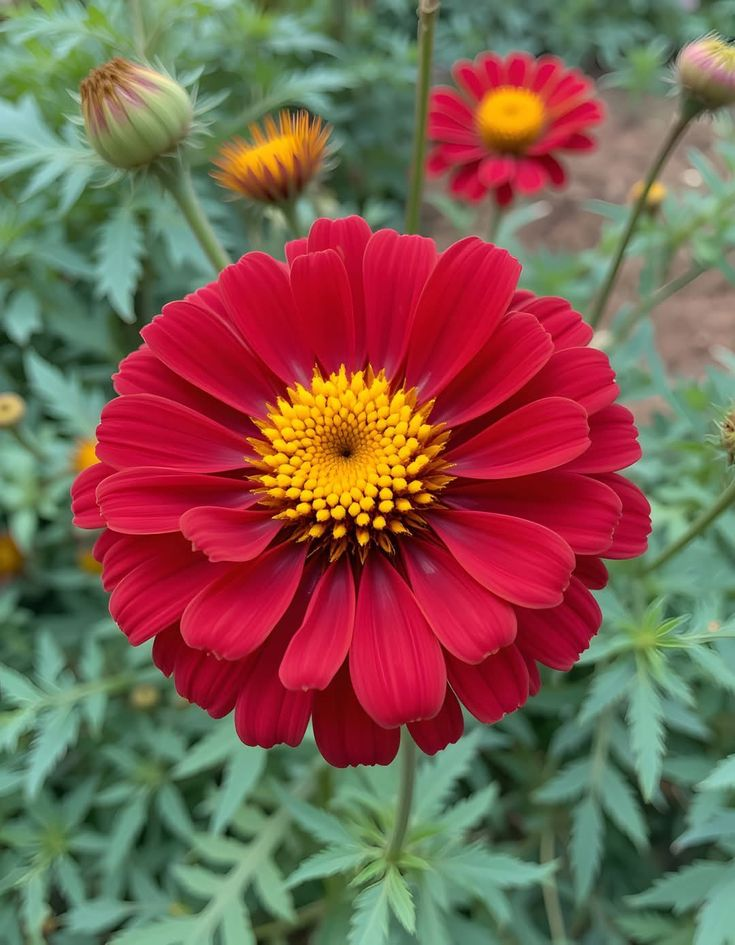
#> input picture DIP/Red Marigold.jpg, 735 x 945 px
$ python '#4.py'
#> lines starting #> are read from the running program, lines starting #| are printed output that depends on the picture
#a AND
import cv2
import matplotlib.pyplot as plt

img1 = cv2.imread("Red Marigold.jpg")
#> img1 is the input picture: shape (945, 735, 3); mean B, G, R 79.7, 93.5, 126.5
img2 = cv2.imread("Sunflower.jpg")
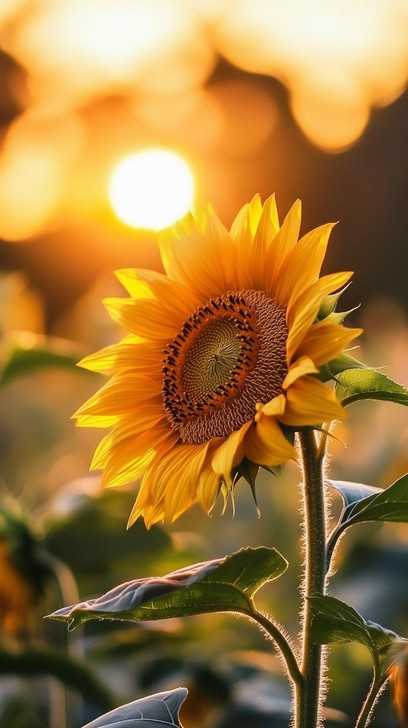
#> input picture DIP/Sunflower.jpg, 408 x 728 px
#> img2 is the input picture: shape (728, 408, 3); mean B, G, R 60.8, 121.6, 161.7

if img1 is None:
    print("Red Marigold.jpg not found")
elif img2 is None:
    print("Sunflower.jpg not found")
else:
    img2_resized = cv2.resize(img2, (img1.shape[1], img1.shape[0]))
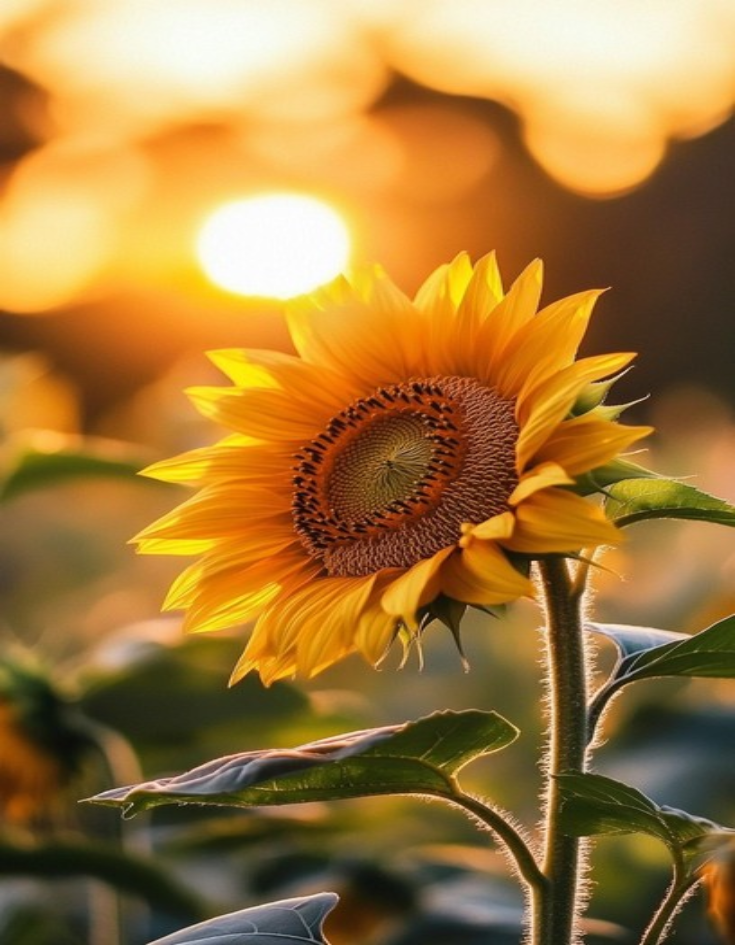
#> img2_resized: shape (945, 735, 3); mean B, G, R 60.7, 121.5, 161.6
    result = cv2.bitwise_and(img1, img2_resized)
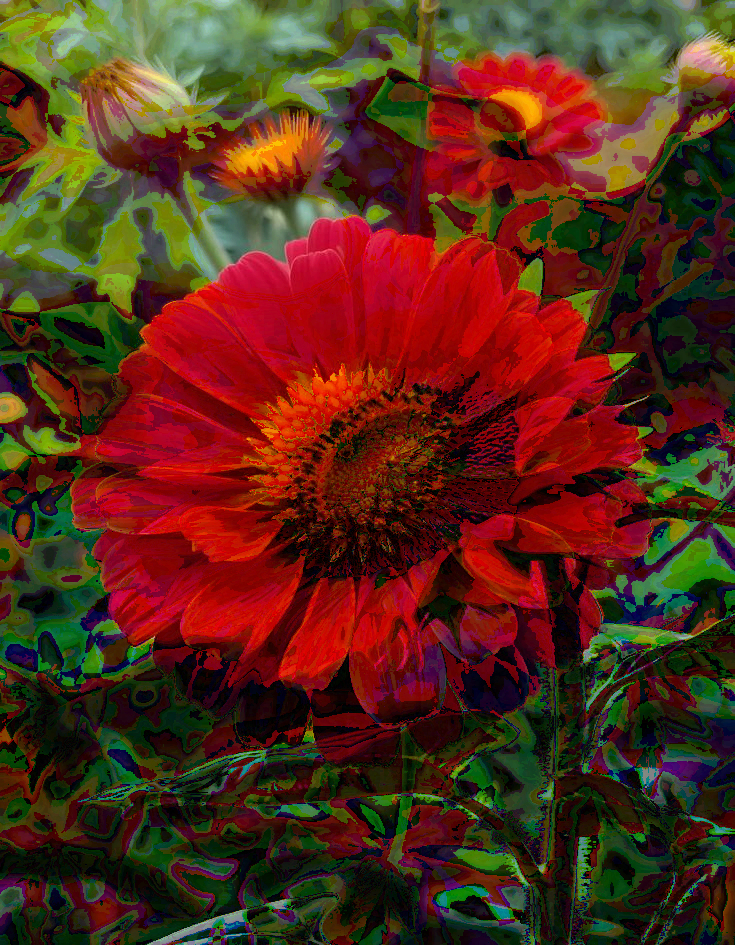
#> result: shape (945, 735, 3); mean B, G, R 25.4, 43.7, 86.6

    plt.figure(figsize=(12, 5))

    plt.subplot(1, 3, 1)
    plt.imshow(cv2.cvtColor(img1, cv2.COLOR_BGR2RGB))
    plt.title("Image 1: Red Marigold")
    plt.axis("on")

    plt.subplot(1, 3, 2)
    plt.imshow(cv2.cvtColor(img2_resized, cv2.COLOR_BGR2RGB))
    plt.title("Image 2: Sunflower (Resized)")
    plt.axis("on")

    plt.subplot(1, 3, 3)
    plt.imshow(cv2.cvtColor(result, cv2.COLOR_BGR2RGB))
    plt.title("4(a) Bitwise AND")
    plt.axis("on")

    plt.tight_layout()
    plt.show()

#b OR
import cv2
import matplotlib.pyplot as plt

img1 = cv2.imread("Red Marigold.jpg")
img2 = cv2.imread("Sunflower.jpg")

if img1 is None:
    print("Red Marigold.jpg not found")
elif img2 is None:
    print("Sunflower.jpg not found")
else:
    img2_resized = cv2.resize(img2, (img1.shape[1], img1.shape[0]))
    result = cv2.bitwise_or(img1, img2_resized)
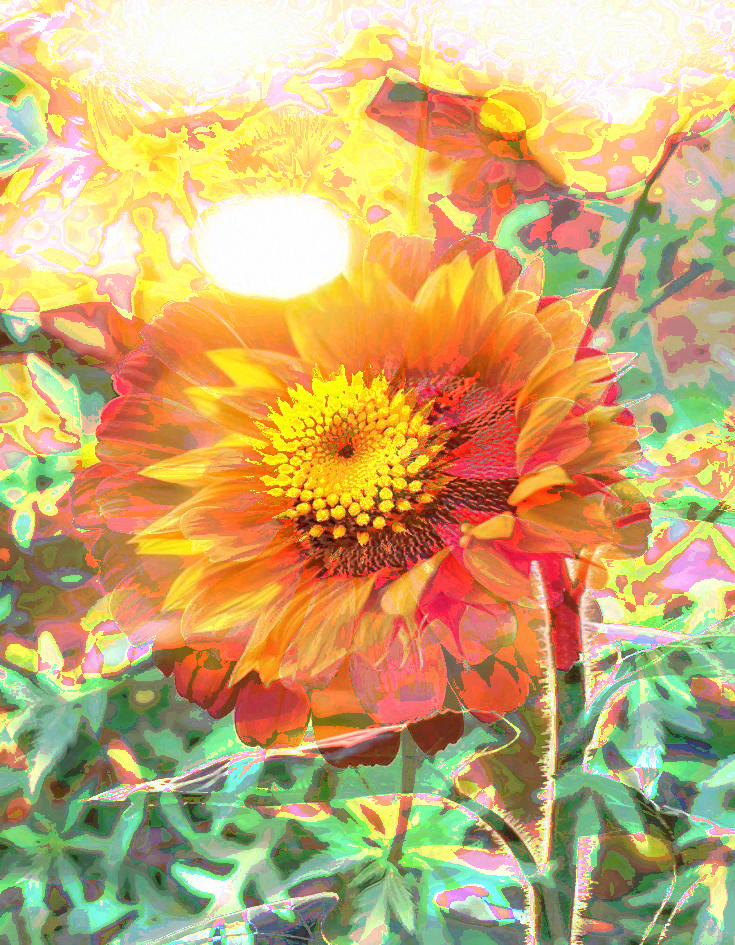
#> result: shape (945, 735, 3); mean B, G, R 115.1, 171.3, 201.4

    plt.figure(figsize=(12, 5))

    plt.subplot(1, 3, 1)
    plt.imshow(cv2.cvtColor(img1, cv2.COLOR_BGR2RGB))
    plt.title("Image 1: Red Marigold")
    plt.axis("on")

    plt.subplot(1, 3, 2)
    plt.imshow(cv2.cvtColor(img2_resized, cv2.COLOR_BGR2RGB))
    plt.title("Image 2: Sunflower (Resized)")
    plt.axis("on")

    plt.subplot(1, 3, 3)
    plt.imshow(cv2.cvtColor(result, cv2.COLOR_BGR2RGB))
    plt.title("4(b) Bitwise OR")
    plt.axis("on")

    plt.tight_layout()
    plt.show()
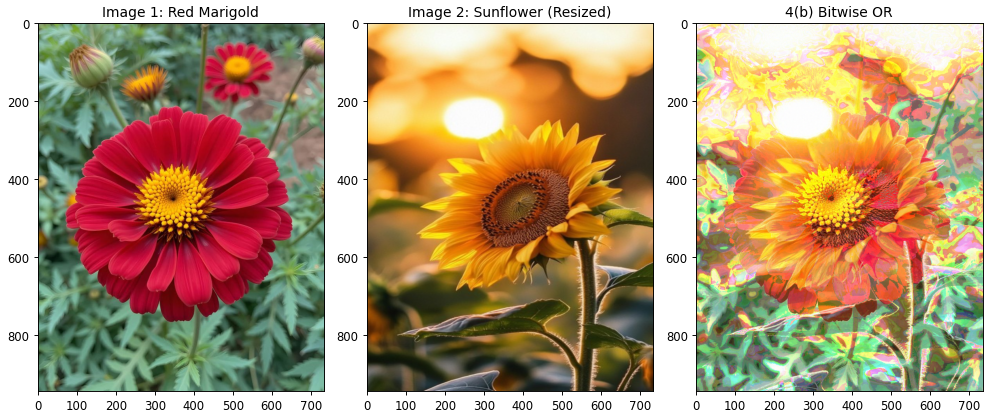
#> figure drawn by matplotlib, 3 panels

#c NOT
import cv2
import matplotlib.pyplot as plt

img = cv2.imread("Sunflower.jpg")

if img is None:
    print("Sunflower.jpg not found")
else:
    result = cv2.bitwise_not(img)
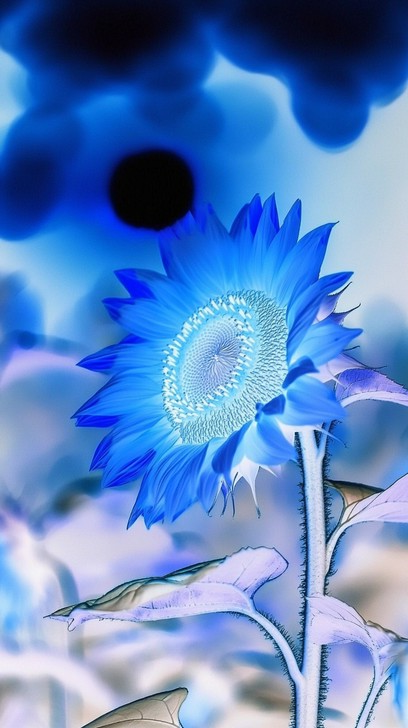
#> result: shape (728, 408, 3); mean B, G, R 194.2, 133.4, 93.3

    plt.figure(figsize=(9, 5))

    plt.subplot(1, 2, 1)
    plt.imshow(cv2.cvtColor(img, cv2.COLOR_BGR2RGB))
    plt.title("Original: Sunflower (408x728)")
    plt.axis("on")

    plt.subplot(1, 2, 2)
    plt.imshow(cv2.cvtColor(result, cv2.COLOR_BGR2RGB))
    plt.title("4(c) Bitwise NOT")
    plt.axis("on")

    plt.tight_layout()
    plt.show()
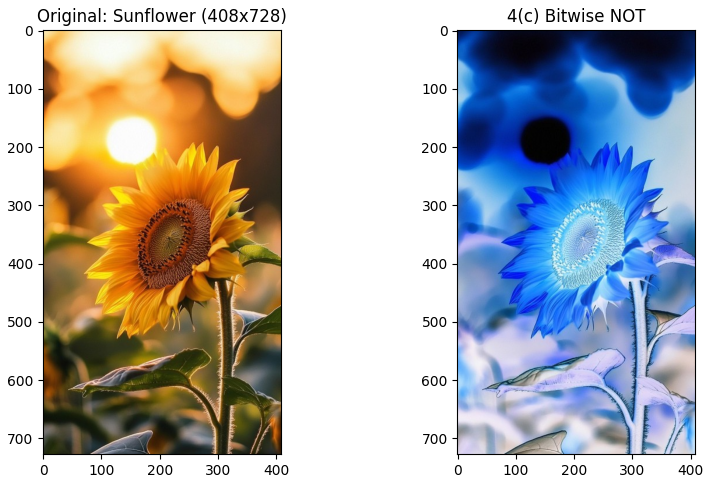
#> figure drawn by matplotlib, 2 panels
